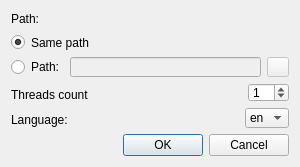
<?xml version="1.0" encoding="UTF-8"?>
<ui version="4.0">
 <class>PropertiesDialog</class>
 <widget class="QDialog" name="PropertiesDialog">
  <property name="geometry">
   <rect>
    <x>0</x>
    <y>0</y>
    <width>300</width>
    <height>167</height>
   </rect>
  </property>
  <property name="minimumSize">
   <size>
    <width>300</width>
    <height>167</height>
   </size>
  </property>
  <property name="windowTitle">
   <string>Properties</string>
  </property>
  <layout class="QVBoxLayout" name="verticalLayout">
   <item>
    <layout class="QVBoxLayout" name="verticalLayout_2">
     <item>
      <widget class="QLabel" name="pathLabel">
       <property name="minimumSize">
        <size>
         <width>209</width>
         <height>15</height>
        </size>
       </property>
       <property name="text">
        <string>Path:</string>
       </property>
      </widget>
     </item>
     <item>
      <widget class="QRadioButton" name="samePathRadioButton">
       <property name="minimumSize">
        <size>
         <width>209</width>
         <height>21</height>
        </size>
       </property>
       <property name="text">
        <string>Same path</string>
       </property>
       <property name="checked">
        <bool>true</bool>
       </property>
      </widget>
     </item>
     <item>
      <layout class="QHBoxLayout" name="horizontalLayout">
       <item>
        <widget class="QRadioButton" name="pathRadioButton">
         <property name="text">
          <string>Path:</string>
         </property>
        </widget>
       </item>
       <item>
        <widget class="QLineEdit" name="pathEdit">
         <property name="enabled">
          <bool>false</bool>
         </property>
         <property name="toolTip">
          <string>&lt;html&gt;&lt;head/&gt;&lt;body&gt;&lt;p&gt;The follwing strings are wildcards, that will be replaced by the information in the meta data:&lt;/p&gt;%artist% - Artist&lt;br/&gt;%album% - Album&lt;br/&gt;%genre% - Genre&lt;br/&gt;%track% - Track number&lt;br/&gt;%title% - Title&lt;br/&gt;%year% - Year&lt;/body&gt;&lt;/html&gt;</string>
         </property>
        </widget>
       </item>
       <item>
        <widget class="QPushButton" name="selectButton">
         <property name="enabled">
          <bool>false</bool>
         </property>
         <property name="maximumSize">
          <size>
           <width>22</width>
           <height>22</height>
          </size>
         </property>
         <property name="toolTip">
          <string>&lt;html&gt;&lt;head/&gt;&lt;body&gt;&lt;p&gt;Choose directory&lt;/p&gt;&lt;/body&gt;&lt;/html&gt;</string>
         </property>
         <property name="text">
          <string/>
         </property>
         <property name="icon">
          <iconset theme="folder"/>
         </property>
        </widget>
       </item>
      </layout>
     </item>
     <item>
      <layout class="QHBoxLayout" name="horizontalLayout_2" stretch="1,0">
       <item>
        <widget class="QLabel" name="threadsLabel">
         <property name="minimumSize">
          <size>
           <width>209</width>
           <height>23</height>
          </size>
         </property>
         <property name="text">
          <string>Threads count</string>
         </property>
        </widget>
       </item>
       <item>
        <widget class="QSpinBox" name="threadsBox">
         <property name="maximum">
          <number>99</number>
         </property>
         <property name="value">
          <number>1</number>
         </property>
        </widget>
       </item>
      </layout>
     </item>
     <item>
      <layout class="QHBoxLayout" name="horizontalLayout_3" stretch="1,0">
       <item>
        <widget class="QLabel" name="languageLabel">
         <property name="minimumSize">
          <size>
           <width>209</width>
           <height>24</height>
          </size>
         </property>
         <property name="text">
          <string>Language:</string>
         </property>
        </widget>
       </item>
       <item>
        <widget class="QComboBox" name="languageBox">
         <item>
          <property name="text">
           <string notr="true">en</string>
          </property>
         </item>
         <item>
          <property name="text">
           <string notr="true">ru</string>
          </property>
         </item>
         <item>
          <property name="text">
           <string notr="true">ua</string>
          </property>
         </item>
        </widget>
       </item>
      </layout>
     </item>
     <item>
      <spacer name="verticalSpacer">
       <property name="orientation">
        <enum>Qt::Vertical</enum>
       </property>
       <property name="sizeHint" stdset="0">
        <size>
         <width>20</width>
         <height>40</height>
        </size>
       </property>
      </spacer>
     </item>
    </layout>
   </item>
   <item>
    <widget class="QDialogButtonBox" name="buttonBox">
     <property name="orientation">
      <enum>Qt::Horizontal</enum>
     </property>
     <property name="standardButtons">
      <set>QDialogButtonBox::Cancel|QDialogButtonBox::Ok</set>
     </property>
    </widget>
   </item>
  </layout>
 </widget>
 <resources/>
 <connections>
  <connection>
   <sender>buttonBox</sender>
   <signal>accepted()</signal>
   <receiver>PropertiesDialog</receiver>
   <slot>accept()</slot>
   <hints>
    <hint type="sourcelabel">
     <x>248</x>
     <y>254</y>
    </hint>
    <hint type="destinationlabel">
     <x>157</x>
     <y>274</y>
    </hint>
   </hints>
  </connection>
  <connection>
   <sender>buttonBox</sender>
   <signal>rejected()</signal>
   <receiver>PropertiesDialog</receiver>
   <slot>reject()</slot>
   <hints>
    <hint type="sourcelabel">
     <x>316</x>
     <y>260</y>
    </hint>
    <hint type="destinationlabel">
     <x>286</x>
     <y>274</y>
    </hint>
   </hints>
  </connection>
 </connections>
</ui>
